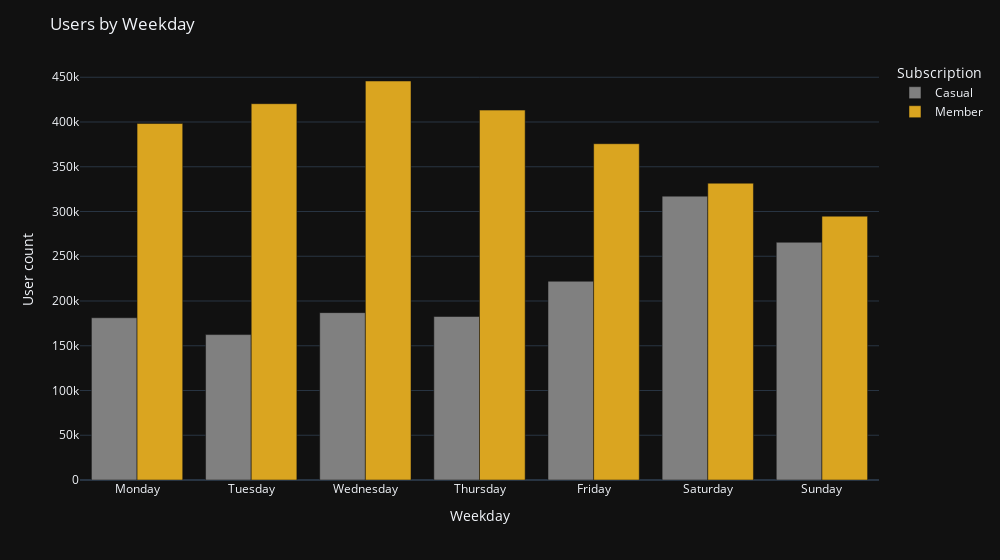

Notebook code cell kept with this figure:
### Code cell
legend_name = {
    'casual': 'Casual',
    'member': 'Member',
}

weekday_count_bar = px.bar(
    weekday_count_df,
    x='weekday',
    y='count',
    width=1000,
    color='member_casual',
    template='plotly_dark',
    barmode='group',
    color_discrete_sequence=["gray", "goldenrod"]
)

weekday_count_bar.update_layout(
    xaxis_title='Weekday', 
    yaxis_title='User count', 
    legend_title_text='Subscription',
    title='Users by Weekday',    
)

weekday_count_bar.for_each_trace(lambda x: x.update(name=legend_name[x.name]))

weekday_count_bar.show()

### Figure 1 — Plotly figure (JSON) as saved in the notebook; plotly's stock layout.template omitted (floating-point values rounded to 4 significant figures)
{"data": [{"alignmentgroup": "True", "hovertemplate": "member_casual=casual<br>weekday=%{x}<br>count=%{y}<extra></extra>", "legendgroup": "casual", "marker": {"color": "gray", "pattern": {"shape": ""}}, "name": "Casual", "offsetgroup": "casual", "orientation": "v", "showlegend": true, "textposition": "auto", "type": "bar", "x": ["Monday", "Tuesday", "Wednesday", "Thursday", "Friday", "Saturday", "Sunday"], "xaxis": "x", "y": [181283, 162472, 187000, 182686, 222086, 317181, 265609], "yaxis": "y"}, {"alignmentgroup": "True", "hovertemplate": "member_casual=member<br>weekday=%{x}<br>count=%{y}<extra></extra>", "legendgroup": "member", "marker": {"color": "goldenrod", "pattern": {"shape": ""}}, "name": "Member", "offsetgroup": "member", "orientation": "v", "showlegend": true, "textposition": "auto", "type": "bar", "x": ["Monday", "Tuesday", "Wednesday", "Thursday", "Friday", "Saturday", "Sunday"], "xaxis": "x", "y": [398293, 420461, 445815, 413285, 375747, 331640, 294777], "yaxis": "y"}], "layout": {"barmode": "group", "legend": {"title": {"text": "Subscription"}, "tracegroupgap": 0}, "margin": {"t": 60}, "title": {"text": "Users by Weekday"}, "width": 1000, "xaxis": {"anchor": "y", "domain": [0, 1], "title": {"text": "Weekday"}}, "yaxis": {"anchor": "x", "domain": [0, 1], "title": {"text": "User count"}}}}
